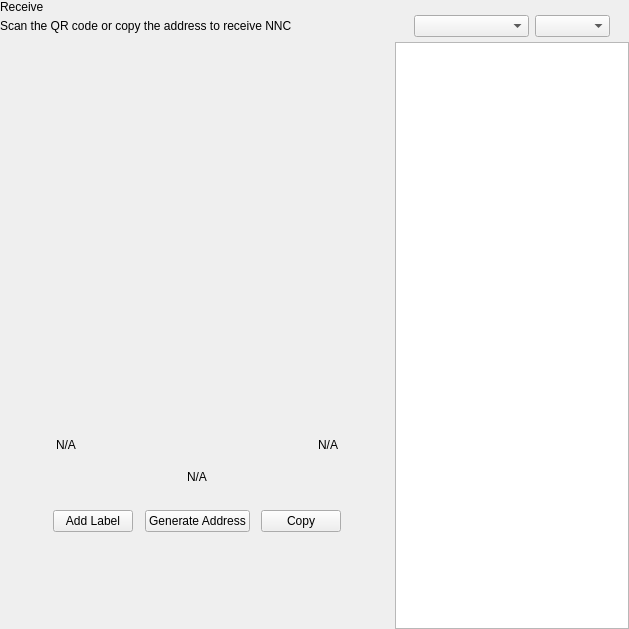
<?xml version="1.0" encoding="UTF-8"?>
<ui version="4.0">
 <class>ReceiveWidget</class>
 <widget class="QWidget" name="ReceiveWidget">
  <property name="geometry">
   <rect>
    <x>0</x>
    <y>0</y>
    <width>629</width>
    <height>629</height>
   </rect>
  </property>
  <property name="minimumSize">
   <size>
    <width>0</width>
    <height>0</height>
   </size>
  </property>
  <property name="windowTitle">
   <string>Form</string>
  </property>
  <layout class="QHBoxLayout" name="horizontalLayout_2" stretch="2,1">
   <property name="spacing">
    <number>0</number>
   </property>
   <property name="leftMargin">
    <number>0</number>
   </property>
   <property name="topMargin">
    <number>0</number>
   </property>
   <property name="rightMargin">
    <number>0</number>
   </property>
   <property name="bottomMargin">
    <number>0</number>
   </property>
   <item>
    <widget class="QWidget" name="left" native="true">
     <layout class="QVBoxLayout" name="verticalLayout_3">
      <property name="leftMargin">
       <number>0</number>
      </property>
      <property name="topMargin">
       <number>0</number>
      </property>
      <property name="rightMargin">
       <number>0</number>
      </property>
      <property name="bottomMargin">
       <number>0</number>
      </property>
      <item>
       <layout class="QVBoxLayout" name="verticalLayout_2">
        <property name="spacing">
         <number>0</number>
        </property>
        <property name="leftMargin">
         <number>0</number>
        </property>
        <item>
         <layout class="QHBoxLayout" name="horizontalLayout_3">
          <property name="spacing">
           <number>0</number>
          </property>
          <item>
           <layout class="QVBoxLayout" name="verticalLayout_4">
            <property name="spacing">
             <number>5</number>
            </property>
            <item>
             <widget class="QLabel" name="labelTitle">
              <property name="text">
               <string>Receive</string>
              </property>
             </widget>
            </item>
            <item alignment="Qt::AlignTop">
             <widget class="QLabel" name="labelSubtitle1">
              <property name="text">
               <string>Scan the QR code or copy the address to receive NNC</string>
              </property>
             </widget>
            </item>
           </layout>
          </item>
          <item>
           <spacer name="horizontalSpacer">
            <property name="orientation">
             <enum>Qt::Horizontal</enum>
            </property>
            <property name="sizeHint" stdset="0">
             <size>
              <width>40</width>
              <height>20</height>
             </size>
            </property>
           </spacer>
          </item>
         </layout>
        </item>
        <item>
         <spacer name="verticalSpacer_2">
          <property name="orientation">
           <enum>Qt::Vertical</enum>
          </property>
          <property name="sizeType">
           <enum>QSizePolicy::Expanding</enum>
          </property>
          <property name="sizeHint" stdset="0">
           <size>
            <width>20</width>
            <height>50</height>
           </size>
          </property>
         </spacer>
        </item>
        <item alignment="Qt::AlignHCenter">
         <widget class="QWidget" name="layoutQR" native="true">
          <property name="maximumSize">
           <size>
            <width>510</width>
            <height>16777215</height>
           </size>
          </property>
          <layout class="QVBoxLayout" name="verticalLayoutQr">
           <item>
            <spacer name="verticalSpacer11">
             <property name="orientation">
              <enum>Qt::Vertical</enum>
             </property>
             <property name="sizeType">
              <enum>QSizePolicy::Fixed</enum>
             </property>
             <property name="sizeHint" stdset="0">
              <size>
               <width>20</width>
               <height>20</height>
              </size>
             </property>
            </spacer>
           </item>
           <item alignment="Qt::AlignHCenter">
            <widget class="QLabel" name="labelQrImg">
             <property name="minimumSize">
              <size>
               <width>260</width>
               <height>260</height>
              </size>
             </property>
             <property name="maximumSize">
              <size>
               <width>260</width>
               <height>260</height>
              </size>
             </property>
             <property name="text">
              <string/>
             </property>
             <property name="alignment">
              <set>Qt::AlignCenter</set>
             </property>
            </widget>
           </item>
           <item>
            <spacer name="verticalSpacer_21">
             <property name="orientation">
              <enum>Qt::Vertical</enum>
             </property>
             <property name="sizeType">
              <enum>QSizePolicy::Fixed</enum>
             </property>
             <property name="sizeHint" stdset="0">
              <size>
               <width>20</width>
               <height>30</height>
              </size>
             </property>
            </spacer>
           </item>
           <item>
            <widget class="QWidget" name="widget" native="true">
             <property name="minimumSize">
              <size>
               <width>0</width>
               <height>0</height>
              </size>
             </property>
             <layout class="QHBoxLayout" name="horizontalLayout_5">
              <item>
               <widget class="QLabel" name="labelLabel">
                <property name="text">
                 <string notr="true">N/A</string>
                </property>
               </widget>
              </item>
              <item>
               <spacer name="horizontalSpacer_2">
                <property name="orientation">
                 <enum>Qt::Horizontal</enum>
                </property>
                <property name="sizeHint" stdset="0">
                 <size>
                  <width>141</width>
                  <height>20</height>
                 </size>
                </property>
               </spacer>
              </item>
              <item>
               <widget class="QLabel" name="labelDate">
                <property name="text">
                 <string notr="true">N/A</string>
                </property>
                <property name="alignment">
                 <set>Qt::AlignRight|Qt::AlignTrailing|Qt::AlignVCenter</set>
                </property>
               </widget>
              </item>
             </layout>
            </widget>
           </item>
           <item>
            <widget class="QLabel" name="labelAddress">
             <property name="sizePolicy">
              <sizepolicy hsizetype="Expanding" vsizetype="Preferred">
               <horstretch>0</horstretch>
               <verstretch>0</verstretch>
              </sizepolicy>
             </property>
             <property name="minimumSize">
              <size>
               <width>300</width>
               <height>0</height>
              </size>
             </property>
             <property name="text">
              <string notr="true">N/A</string>
             </property>
             <property name="alignment">
              <set>Qt::AlignCenter</set>
             </property>
            </widget>
           </item>
           <item>
            <spacer name="verticalSpacer_4">
             <property name="orientation">
              <enum>Qt::Vertical</enum>
             </property>
             <property name="sizeType">
              <enum>QSizePolicy::Fixed</enum>
             </property>
             <property name="sizeHint" stdset="0">
              <size>
               <width>20</width>
               <height>20</height>
              </size>
             </property>
            </spacer>
           </item>
           <item>
            <layout class="QHBoxLayout" name="horizontalLayout_4">
             <item alignment="Qt::AlignHCenter">
              <widget class="QPushButton" name="pushButtonLabel">
               <property name="focusPolicy">
                <enum>Qt::NoFocus</enum>
               </property>
               <property name="text">
                <string>Add Label</string>
               </property>
              </widget>
             </item>
             <item alignment="Qt::AlignHCenter">
              <widget class="QPushButton" name="pushButtonNewAddress">
               <property name="focusPolicy">
                <enum>Qt::NoFocus</enum>
               </property>
               <property name="text">
                <string>Generate Address</string>
               </property>
              </widget>
             </item>
             <item alignment="Qt::AlignHCenter">
              <widget class="QPushButton" name="pushButtonCopy">
               <property name="focusPolicy">
                <enum>Qt::NoFocus</enum>
               </property>
               <property name="text">
                <string>Copy</string>
               </property>
              </widget>
             </item>
            </layout>
           </item>
           <item>
            <spacer name="verticalSpacer_3">
             <property name="orientation">
              <enum>Qt::Vertical</enum>
             </property>
             <property name="sizeType">
              <enum>QSizePolicy::Expanding</enum>
             </property>
             <property name="sizeHint" stdset="0">
              <size>
               <width>20</width>
               <height>20</height>
              </size>
             </property>
            </spacer>
           </item>
          </layout>
         </widget>
        </item>
        <item>
         <spacer name="verticalSpacer">
          <property name="orientation">
           <enum>Qt::Vertical</enum>
          </property>
          <property name="sizeHint" stdset="0">
           <size>
            <width>20</width>
            <height>40</height>
           </size>
          </property>
         </spacer>
        </item>
       </layout>
      </item>
     </layout>
    </widget>
   </item>
   <item>
    <widget class="QWidget" name="right" native="true">
     <layout class="QVBoxLayout" name="verticalLayout_5">
      <property name="spacing">
       <number>0</number>
      </property>
      <property name="leftMargin">
       <number>1</number>
      </property>
      <property name="topMargin">
       <number>0</number>
      </property>
      <property name="rightMargin">
       <number>0</number>
      </property>
      <property name="bottomMargin">
       <number>0</number>
      </property>
      <item>
       <layout class="QVBoxLayout" name="container_right">
        <property name="spacing">
         <number>0</number>
        </property>
        <property name="leftMargin">
         <number>0</number>
        </property>
        <property name="rightMargin">
         <number>0</number>
        </property>
        <item>
         <layout class="QVBoxLayout" name="verticalLayout">
          <property name="spacing">
           <number>6</number>
          </property>
          <property name="leftMargin">
           <number>19</number>
          </property>
          <property name="rightMargin">
           <number>19</number>
          </property>
          <item>
           <widget class="OptionButton" name="btnRequest" native="true"/>
          </item>
          <item>
           <widget class="OptionButton" name="btnMyAddresses" native="true">
            <property name="sizePolicy">
             <sizepolicy hsizetype="Preferred" vsizetype="Minimum">
              <horstretch>0</horstretch>
              <verstretch>0</verstretch>
             </sizepolicy>
            </property>
           </widget>
          </item>
         </layout>
        </item>
        <item>
         <widget class="QWidget" name="sortWidget" native="true">
          <layout class="QHBoxLayout" name="horizontalLayout_6">
           <property name="leftMargin">
            <number>19</number>
           </property>
           <property name="rightMargin">
            <number>19</number>
           </property>
           <property name="bottomMargin">
            <number>5</number>
           </property>
           <item>
            <spacer name="horizontalSpacer_3">
             <property name="orientation">
              <enum>Qt::Horizontal</enum>
             </property>
             <property name="sizeHint" stdset="0">
              <size>
               <width>40</width>
               <height>20</height>
              </size>
             </property>
            </spacer>
           </item>
           <item>
            <widget class="QComboBox" name="comboBoxSort">
             <property name="sizePolicy">
              <sizepolicy hsizetype="Preferred" vsizetype="Fixed">
               <horstretch>0</horstretch>
               <verstretch>0</verstretch>
              </sizepolicy>
             </property>
             <property name="minimumSize">
              <size>
               <width>115</width>
               <height>0</height>
              </size>
             </property>
            </widget>
           </item>
           <item>
            <widget class="QComboBox" name="comboBoxSortOrder">
             <property name="sizePolicy">
              <sizepolicy hsizetype="Preferred" vsizetype="Fixed">
               <horstretch>0</horstretch>
               <verstretch>0</verstretch>
              </sizepolicy>
             </property>
             <property name="minimumSize">
              <size>
               <width>75</width>
               <height>0</height>
              </size>
             </property>
            </widget>
           </item>
          </layout>
         </widget>
        </item>
        <item>
         <widget class="QListView" name="listViewAddress"/>
        </item>
       </layout>
      </item>
     </layout>
    </widget>
   </item>
  </layout>
 </widget>
 <customwidgets>
  <customwidget>
   <class>OptionButton</class>
   <extends>QWidget</extends>
   <header>qt/pivx/optionbutton.h</header>
   <container>1</container>
  </customwidget>
 </customwidgets>
 <resources/>
 <connections/>
</ui>
